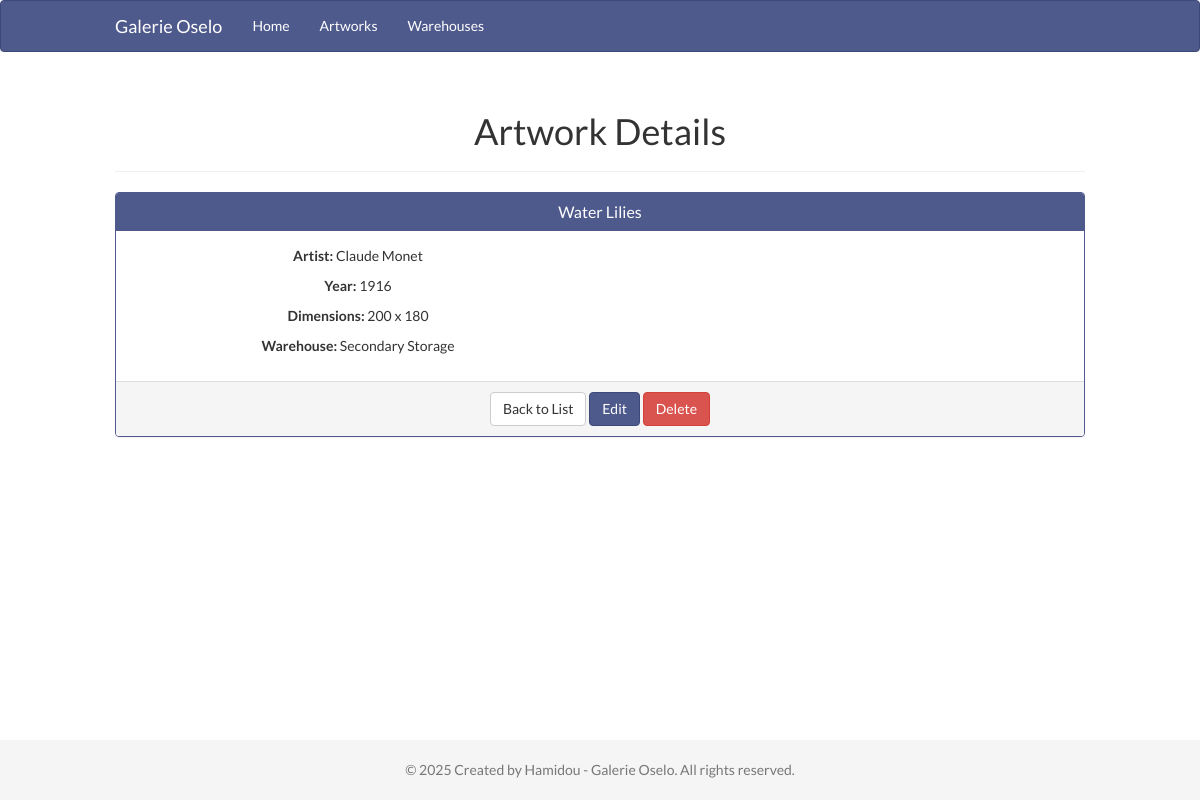
Screenshot of /views/artworks/show.php?id=3 with the database file from the repository.
### tables this page shows
CREATE TABLE artworks (
    id INT AUTO_INCREMENT PRIMARY KEY,
    title VARCHAR(255) NOT NULL,
    year INT,
    artist_name VARCHAR(255),
    width FLOAT,
    height FLOAT,
    warehouse_id INT,
    created_at TIMESTAMP DEFAULT CURRENT_TIMESTAMP,
    updated_at TIMESTAMP DEFAULT CURRENT_TIMESTAMP ON UPDATE CURRENT_TIMESTAMP,
    FOREIGN KEY (warehouse_id) REFERENCES warehouses(id) ON DELETE SET NULL
);

CREATE TABLE warehouses (
    id INT AUTO_INCREMENT PRIMARY KEY,
    name VARCHAR(255) NOT NULL,
    address TEXT,
    created_at TIMESTAMP DEFAULT CURRENT_TIMESTAMP,
    updated_at TIMESTAMP DEFAULT CURRENT_TIMESTAMP ON UPDATE CURRENT_TIMESTAMP
);

### config/database.php (called while the page is built, shortened)
<?php
class Database {
    private $host = "localhost";
    private $db_name = "galerie_oselo";
    private $username = "root";
    private $password = "";
    public function getConnection() {
        $this->conn = null;
        try {
            $this->conn = new PDO("mysql:host=" . $this->host . ";dbname=" . $this->db_name, $this->username, $this->password);
            $this->conn->setAttribute(PDO::ATTR_ERRMODE, PDO::ERRMODE_EXCEPTION);
            $this->conn->exec("set names utf8");
        } catch(PDOException $exception) {
            echo "Connection error: " . $exception->getMessage();
        }
        return $this->conn;
    }
}
?>

### models/Artwork.php (called while the page is built, shortened)
<?php
class Artwork {
    private $conn;
    private $table_name = "artworks";
    public $id;
    public function __construct($db) {
        $this->conn = $db;
    }
    public function readOne() {
        $query = "SELECT a.id, a.title, a.year, a.artist_name, a.width, a.height,
                  a.warehouse_id, a.created_at, a.updated_at, w.name as warehouse_name
                  FROM " . $this->table_name . " a
                  LEFT JOIN warehouses w ON a.warehouse_id = w.id
                  WHERE a.id = ?
                  LIMIT 0,1";
        $stmt = $this->conn->prepare($query);
        $stmt->bindParam(1, $this->id);
        $stmt->execute();
        $row = $stmt->fetch(PDO::FETCH_ASSOC);
        if($row) {
            $this->title = $row['title'];
            $this->year = $row['year'];
            $this->artist_name = $row['artist_name'];
            $this->width = $row['width'];
            $this->height = $row['height'];
            $this->warehouse_id = $row['warehouse_id'];
            return true;
        }
        return false;
    }
}
?>

### models/Warehouse.php (called while the page is built, shortened)
<?php
class Warehouse {
    private $conn;
    private $table_name = "warehouses";
    public $id;
    public function __construct($db) {
        $this->conn = $db;
    }
    public function readOne() {
        $query = "SELECT w.id, w.name, w.address, w.created_at, w.updated_at
                  FROM " . $this->table_name . " w
                  WHERE w.id = ?
                  LIMIT 0,1";
        $stmt = $this->conn->prepare($query);
        $stmt->bindParam(1, $this->id);
        $stmt->execute();
        $row = $stmt->fetch(PDO::FETCH_ASSOC);
        if($row) {
            $this->name = $row['name'];
            return true;
        }
        return false;
    }
}
?>

### controllers/ArtworkController.php (the view, shortened to what this page needs)
<?php
include_once '../../config/database.php';
include_once '../../models/Artwork.php';
include_once '../../models/Warehouse.php';
class ArtworkController {
    private $artwork;
    private $warehouse;
    public function __construct() {
        $database = new Database();
        $this->db = $database->getConnection();
        $this->artwork = new Artwork($this->db);
        $this->warehouse = new Warehouse($this->db);
    }
    public function show($id) {
        $this->artwork->id = $id;
        $this->artwork->readOne();
        include_once '../../includes/header.php';
        echo "<div class='container'>";
        echo "<div class='row'>";
        echo "<div class='col-md-12'>";
        echo "<div class='page-header'>";
        echo "<h1>Artwork Details</h1>";
        echo "</div>";
        echo "<div class='panel panel-primary'>";
        echo "<div class='panel-heading'>";
        echo "<h3 class='panel-title'>{$this->artwork->title}</h3>";
        echo "</div>";
        echo "<div class='panel-body'>";
        echo "<div class='row'>";
        echo "<div class='col-md-6'>";
        echo "<p><strong>Artist:</strong> {$this->artwork->artist_name}</p>";
        echo "<p><strong>Year:</strong> {$this->artwork->year}</p>";
        echo "<p><strong>Dimensions:</strong> {$this->artwork->width} x {$this->artwork->height}</p>";
        echo "<p><strong>Warehouse:</strong> " . ($this->artwork->warehouse_id ? $this->getWarehouseName($this->artwork->warehouse_id) : "Not assigned") . "</p>";
        echo "</div>";
        echo "</div>";
        echo "</div>";
        echo "<div class='panel-footer'>";
        echo "<a href='index.php' class='btn btn-default'>Back to List</a> ";
        echo "<a href='edit.php?id={$id}' class='btn btn-primary'>Edit</a> ";
        echo "<a href='#' onclick='deleteArtwork({$id})' class='btn btn-danger'>Delete</a>";
        echo "</div>";
        echo "</div>";
        echo "</div>";
        echo "</div>";
        echo "</div>";
        $output = ob_get_clean();
        echo $output;
        include_once '../../includes/footer.php';
    }
    private function getWarehouseName($warehouse_id) {
        $this->warehouse->id = $warehouse_id;
        if($this->warehouse->readOne()) {
            return $this->warehouse->name;
        }
        return "Unknown";
    }
}
?>

### assets/css/style.css (style rules this page uses)
body { font-family: 'Lato', sans-serif; background-color: #FFFFFF; color: #333333; padding-bottom: 0px; margin: 0; padding-top: 0px; padding-bottom: 70px; text-align: center; }
.btn-primary { background-color: #4E598C; border-color: #3D4979; }
.panel-primary { border-color: #4E598C; }
.panel-primary > .panel-heading { background-color: #4E598C; border-color: #4E598C; }

### assets/css/responsive.css (style rules this page uses)
@media (min-width: 1200px) { .container { padding: 0 100px; } }

### rows the page displays
artworks: title "Water Lilies", artist_name "Claude Monet", year "1916", width "200", height "180", warehouse.name "Secondary Storage"
